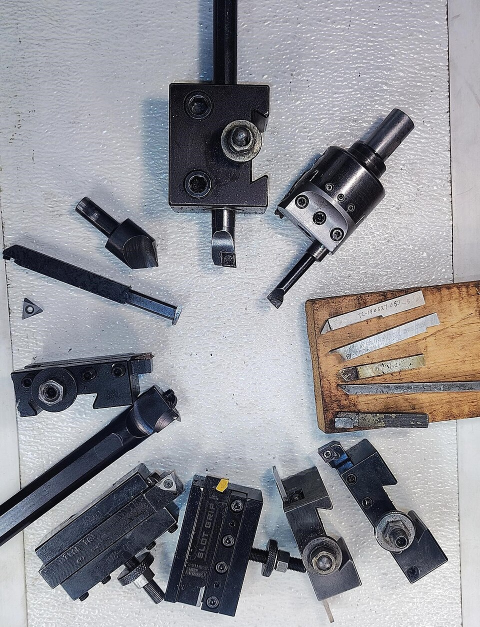
#> input picture datasets/raw_tool15_real/images/turning_tool.jpg, 960 x 1253 px (shown at 1/2 size)
$ python -i collect_commons_dataset.py   (imports and definitions only)
#> lines starting #> are read from the running program, lines starting #| are printed output that depends on the picture; after the words box and inside, x2 and y2 are one past the last pixel; in counts of white or black regions, pixels touching at a corner belong together
#> further down, picture is the input picture: shape (1253, 960, 3); mean B, G, R 152.6, 147, 147.1
from __future__ import annotations

import argparse
import hashlib
import json
import mimetypes
import sys
import time
from pathlib import Path
from typing import Any

import cv2
import numpy as np
import requests

PROJECT_ROOT = Path(__file__).resolve().parents[1]
sys.path.insert(0, str(PROJECT_ROOT / "src"))

from tool_yolo.constants import TOOL_CLASSES

COMMONS_API = "https://commons.wikimedia.org/w/api.php"
USER_AGENT = "tool15-yolov8-dataset-builder/1.0"

SEARCH_TERMS = {
    "turning_tool": ['"lathe tool"', '"turning tool bit"', '"metal lathe tool bit"'],
    "milling_cutter": ['"milling cutter"', '"face milling cutter"', '"metal milling cutter"'],
    "drill_bit": ['"drill bit metal"', '"drill bit tool"', '"twist drill bit metal"'],
    "reamer": ['"machine reamer"', '"reamer tool"', '"metal reamer cutter"'],
    "boring_tool": ['"boring tool"', '"boring bar"', '"lathe boring bar"'],
    "tap": ['"thread tap tool"', '"tap tool metalworking"', '"thread cutting tap"'],
    "broach": ['"broach tool"', '"broaching tool"', '"broach cutter metal"'],
    "hob": ['"gear hob"', '"gear hobbing cutter"', '"hobbing cutter"'],
    "slotting_tool": ['"slotting tool metal"', '"slotting machine tool"', '"slotter cutting tool"'],
    "planer_tool": ['"planer tool metalworking"', '"planer cutting tool"', '"shaper tool bit metal"'],
    "twist_drill": ['"twist drill"', '"twist drill bit"', '"spiral drill bit metal"'],
    "end_mill": ['"end mill cutter"', '"carbide end mill"', '"endmill cutter metal"'],
    "alloy_saw_blade": ['"carbide circular saw blade"', '"alloy saw blade"', '"tct saw blade"'],
    "countersink": ['"countersink cutter"', '"countersink bit"', '"countersink tool metal"'],
    "counterbore_drill": ['"counterbore tool"', '"counterbore drill"', '"counterbore cutter"'],
}


# [49 lines left out: functions parse_args, commons_request, search_files, file_extension_from_url, not called in this run]


def detect_bbox(image: np.ndarray) -> tuple[float, float, float, float]:
    height, width = image.shape[:2]
#> height = 1253; width = 960
    gray = cv2.cvtColor(image, cv2.COLOR_BGR2GRAY)
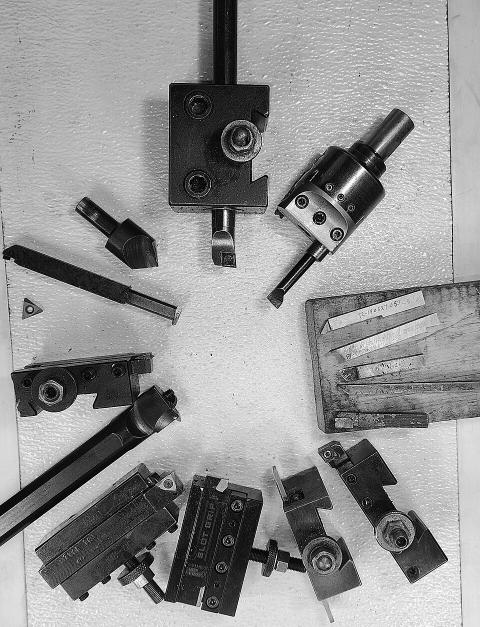
#> gray: shape (1253, 960) (shown at 1/2 size); min 0, max 255, mean 147.7
    blur = cv2.GaussianBlur(gray, (5, 5), 0)

    edges = cv2.Canny(blur, 50, 150)
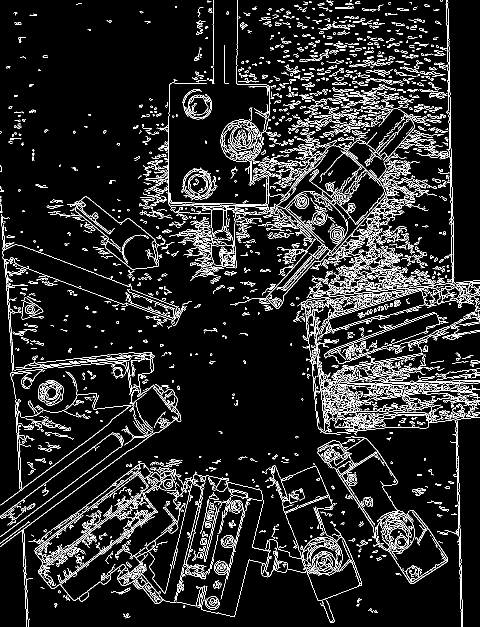
#> edges: shape (1253, 960) (shown at 1/2 size); 9.5% white in thin lines or dots
    _, thresh_dark = cv2.threshold(blur, 245, 255, cv2.THRESH_BINARY_INV)
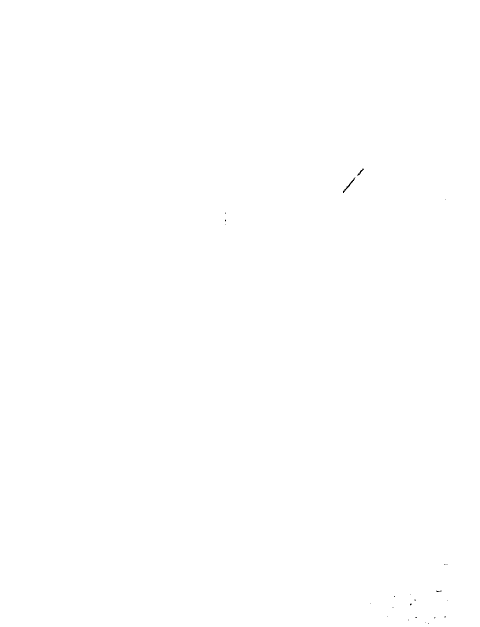
#> thresh_dark: shape (1253, 960) (shown at 1/2 size); 100% white; black in thin lines or dots, all inside (x1, y1, x2, y2) = (450, 337, 896, 1248)
    _, thresh_light = cv2.threshold(blur, 20, 255, cv2.THRESH_BINARY)
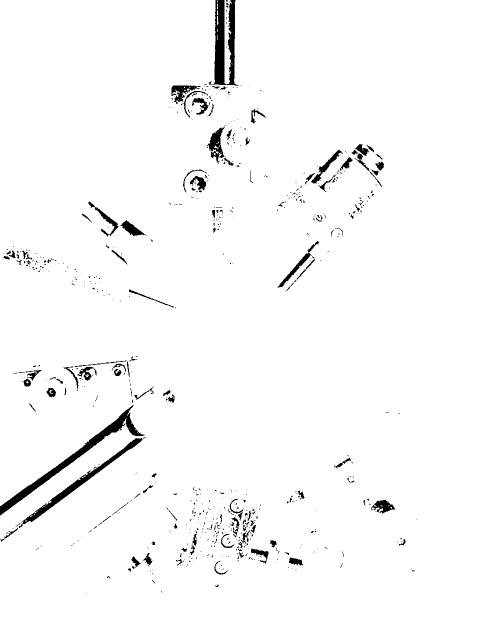
#> thresh_light: shape (1253, 960) (shown at 1/2 size); 97.4% white; 665 black regions (549 under 20 px), largest, box (x1, y1, x2, y2) and area: (0, 810, 289, 1031) 5176, (418, 0, 478, 171) 4927, (37, 876, 285, 1056) 3138
    mask = cv2.bitwise_or(edges, thresh_dark)
    mask = cv2.bitwise_or(mask, thresh_light)
#> mask: shape (1253, 960); every value is 255

    kernel = np.ones((5, 5), np.uint8)
    mask = cv2.dilate(mask, kernel, iterations=2)
    mask = cv2.morphologyEx(mask, cv2.MORPH_CLOSE, kernel, iterations=2)

    contours, _ = cv2.findContours(mask, cv2.RETR_EXTERNAL, cv2.CHAIN_APPROX_SIMPLE)
#> contours = [[[0, 0], [0, 1252], [959, 1252], [959, 0]]]
    valid_boxes: list[tuple[int, int, int, int]] = []
    min_area = max(300, int(height * width * 0.01))
#> min_area = 12028

    for contour in contours:
        x, y, w, h = cv2.boundingRect(contour)
        area = w * h
        if area < min_area:
            continue
        if w >= width * 0.98 and h >= height * 0.98:
            continue
        valid_boxes.append((x, y, w, h))
#> this loop made 1 pass
#> (contour, x, y, w, h, area) on pass 1: ([[0, 0], [0, 1252], [959, 1252], [959, 0]], 0, 0, 960, 1253, 1202880)
#> after the loop, valid_boxes = []

    if not valid_boxes:
        return 0.5, 0.5, 0.9, 0.9

    x1 = min(box[0] for box in valid_boxes)
    y1 = min(box[1] for box in valid_boxes)
    x2 = max(box[0] + box[2] for box in valid_boxes)
    y2 = max(box[1] + box[3] for box in valid_boxes)

    x1 = max(0, x1 - int(width * 0.02))
    y1 = max(0, y1 - int(height * 0.02))
    x2 = min(width, x2 + int(width * 0.02))
    y2 = min(height, y2 + int(height * 0.02))

    bbox_width = max(1, x2 - x1)
    bbox_height = max(1, y2 - y1)
    x_center = (x1 + bbox_width / 2.0) / width
    y_center = (y1 + bbox_height / 2.0) / height
    norm_w = bbox_width / width
    norm_h = bbox_height / height
    return x_center, y_center, min(norm_w, 0.98), min(norm_h, 0.98)


def sha1_bytes(data: bytes) -> str:
    return hashlib.sha1(data).hexdigest()


# [114 lines left out: functions download_image, main, not called in this run]


# [2 lines not run here, left out]

>>> import cv2
>>> picture = cv2.imread('../datasets/raw_tool15_real/images/turning_tool.jpg')
>>> result = detect_bbox(picture)
#> result = (0.5, 0.5, 0.9, 0.9)

$ run again, on datasets/raw_tool15_real/images/broach.jpg
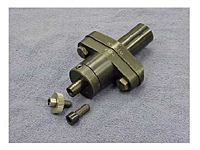
#> input picture datasets/raw_tool15_real/images/broach.jpg, 200 x 150 px
#> picture is the input picture: shape (150, 200, 3); mean B, G, R 164.7, 163.7, 164.4
#> in detect_bbox, `edges = cv2.Canny(blur, 50, 150)`:
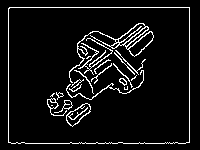
#> edges: shape (150, 200); 7% white in thin lines or dots, all inside (x1, y1, x2, y2) = (8, 7, 190, 144)
#> thresh_dark: shape (150, 200); 84.6% white; 1 black region, box (x1, y1, x2, y2) and area: (0, 0, 200, 150) 4612
#> in detect_bbox, `_, thresh_light = cv2.threshold(blur, 20, 255, cv2.THRESH_BINARY)`:
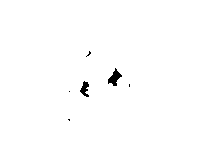
#> thresh_light: shape (150, 200); 99.3% white; 6 black regions (4 under 20 px), largest, box (x1, y1, x2, y2) and area: (108, 68, 122, 86) 121, (80, 81, 89, 97) 82
#> mask: shape (150, 200); every value is 255
#> contours = [[[0, 0], [0, 149], [199, 149], [199, 0]]]
#> the loop in detect_bbox, `for contour in contours:` made 1 pass
#> (contour, x, y, w, h, area) on pass 1: ([[0, 0], [0, 149], [199, 149], [199, 0]], 0, 0, 200, 150, 30000)
#> after the loop in detect_bbox, `for contour in contours:`: valid_boxes = []
#> result = (0.5, 0.5, 0.9, 0.9)
